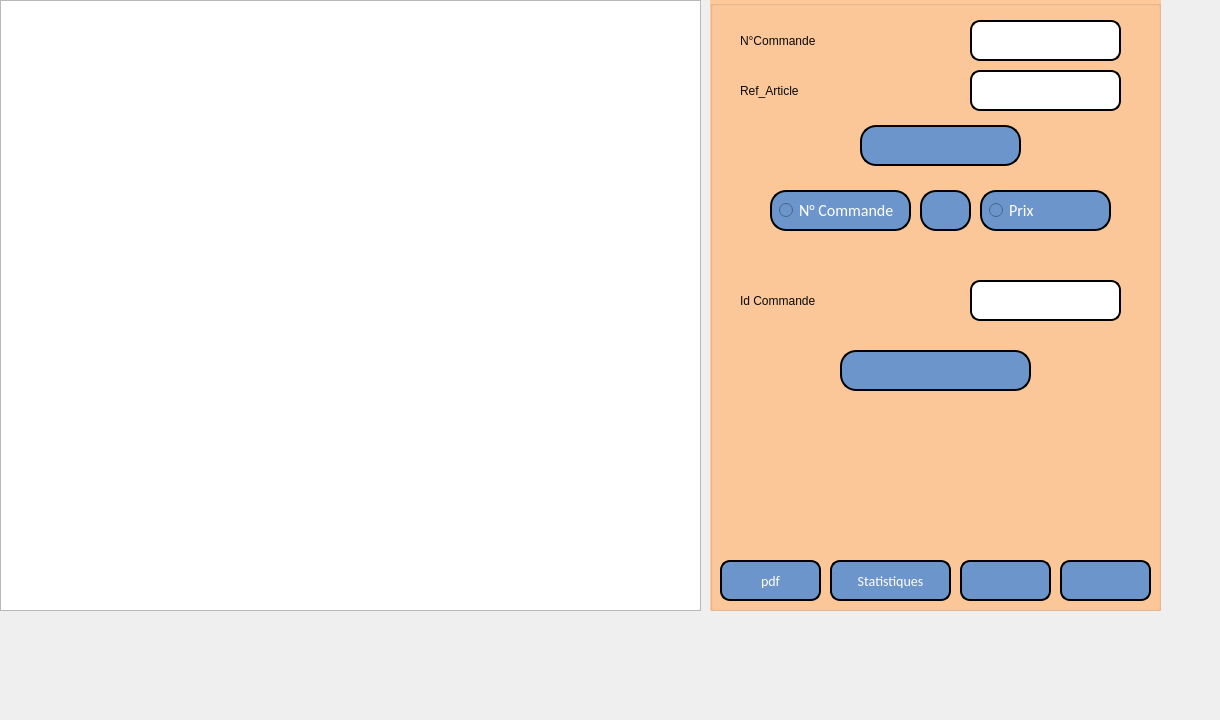
      <widget class="QWidget" name="tab_8">
       <attribute name="title">
        <string>Gestion des  livraisons</string>
       </attribute>
       <widget class="QLabel" name="label_99">
        <property name="geometry">
         <rect>
          <x>-20</x>
          <y>-30</y>
          <width>1211</width>
          <height>711</height>
         </rect>
        </property>
        <property name="text">
         <string/>
        </property>
        <property name="pixmap">
         <pixmap resource="resource.qrc">:/image/wt.jpg</pixmap>
        </property>
       </widget>
       <widget class="QTableView" name="tableView">
        <property name="geometry">
         <rect>
          <x>0</x>
          <y>0</y>
          <width>701</width>
          <height>611</height>
         </rect>
        </property>
       </widget>
       <widget class="QGroupBox" name="groupBox_18">
        <property name="geometry">
         <rect>
          <x>710</x>
          <y>0</y>
          <width>451</width>
          <height>611</height>
         </rect>
        </property>
        <property name="palette">
         <palette>
          <active>
           <colorrole role="WindowText">
            <brush brushstyle="SolidPattern">
             <color alpha="255">
              <red>8</red>
              <green>8</green>
              <blue>8</blue>
             </color>
            </brush>
           </colorrole>
           <colorrole role="Button">
            <brush brushstyle="SolidPattern">
             <color alpha="255">
              <red>255</red>
              <green>201</green>
              <blue>154</blue>
             </color>
            </brush>
           </colorrole>
           <colorrole role="Light">
            <brush brushstyle="SolidPattern">
             <color alpha="255">
              <red>255</red>
              <green>255</green>
              <blue>255</blue>
             </color>
            </brush>
           </colorrole>
           <colorrole role="Midlight">
            <brush brushstyle="SolidPattern">
             <color alpha="255">
              <red>255</red>
              <green>228</green>
              <blue>204</blue>
             </color>
            </brush>
           </colorrole>
           <colorrole role="Dark">
            <brush brushstyle="SolidPattern">
             <color alpha="255">
              <red>127</red>
              <green>100</green>
              <blue>77</blue>
             </color>
            </brush>
           </colorrole>
           <colorrole role="Mid">
            <brush brushstyle="SolidPattern">
             <color alpha="255">
              <red>170</red>
              <green>134</green>
              <blue>103</blue>
             </color>
            </brush>
           </colorrole>
           <colorrole role="Text">
            <brush brushstyle="SolidPattern">
             <color alpha="255">
              <red>8</red>
              <green>8</green>
              <blue>8</blue>
             </color>
            </brush>
           </colorrole>
           <colorrole role="BrightText">
            <brush brushstyle="SolidPattern">
             <color alpha="255">
              <red>255</red>
              <green>255</green>
              <blue>255</blue>
             </color>
            </brush>
           </colorrole>
           <colorrole role="ButtonText">
            <brush brushstyle="SolidPattern">
             <color alpha="255">
              <red>8</red>
              <green>8</green>
              <blue>8</blue>
             </color>
            </brush>
           </colorrole>
           <colorrole role="Base">
            <brush brushstyle="SolidPattern">
             <color alpha="255">
              <red>255</red>
              <green>255</green>
              <blue>255</blue>
             </color>
            </brush>
           </colorrole>
           <colorrole role="Window">
            <brush brushstyle="SolidPattern">
             <color alpha="255">
              <red>255</red>
              <green>201</green>
              <blue>154</blue>
             </color>
            </brush>
           </colorrole>
           <colorrole role="Shadow">
            <brush brushstyle="SolidPattern">
             <color alpha="255">
              <red>0</red>
              <green>0</green>
              <blue>0</blue>
             </color>
            </brush>
           </colorrole>
           <colorrole role="AlternateBase">
            <brush brushstyle="SolidPattern">
             <color alpha="255">
              <red>255</red>
              <green>228</green>
              <blue>204</blue>
             </color>
            </brush>
           </colorrole>
           <colorrole role="ToolTipBase">
            <brush brushstyle="SolidPattern">
             <color alpha="255">
              <red>255</red>
              <green>255</green>
              <blue>220</blue>
             </color>
            </brush>
           </colorrole>
           <colorrole role="ToolTipText">
            <brush brushstyle="SolidPattern">
             <color alpha="255">
              <red>0</red>
              <green>0</green>
              <blue>0</blue>
             </color>
            </brush>
           </colorrole>
           <colorrole role="PlaceholderText">
            <brush brushstyle="SolidPattern">
             <color alpha="128">
              <red>0</red>
              <green>0</green>
              <blue>0</blue>
             </color>
            </brush>
           </colorrole>
          </active>
          <inactive>
           <colorrole role="WindowText">
            <brush brushstyle="SolidPattern">
             <color alpha="255">
              <red>8</red>
              <green>8</green>
              <blue>8</blue>
             </color>
            </brush>
           </colorrole>
           <colorrole role="Button">
            <brush brushstyle="SolidPattern">
             <color alpha="255">
              <red>255</red>
              <green>201</green>
              <blue>154</blue>
             </color>
            </brush>
           </colorrole>
           <colorrole role="Light">
            <brush brushstyle="SolidPattern">
             <color alpha="255">
              <red>255</red>
              <green>255</green>
              <blue>255</blue>
             </color>
            </brush>
           </colorrole>
           <colorrole role="Midlight">
            <brush brushstyle="SolidPattern">
             <color alpha="255">
              <red>255</red>
              <green>228</green>
              <blue>204</blue>
             </color>
            </brush>
           </colorrole>
           <colorrole role="Dark">
            <brush brushstyle="SolidPattern">
             <color alpha="255">
              <red>127</red>
              <green>100</green>
              <blue>77</blue>
             </color>
            </brush>
           </colorrole>
           <colorrole role="Mid">
            <brush brushstyle="SolidPattern">
             <color alpha="255">
              <red>170</red>
              <green>134</green>
              <blue>103</blue>
             </color>
            </brush>
           </colorrole>
           <colorrole role="Text">
            <brush brushstyle="SolidPattern">
             <color alpha="255">
              <red>8</red>
              <green>8</green>
              <blue>8</blue>
             </color>
            </brush>
           </colorrole>
           <colorrole role="BrightText">
            <brush brushstyle="SolidPattern">
             <color alpha="255">
              <red>255</red>
              <green>255</green>
              <blue>255</blue>
             </color>
            </brush>
           </colorrole>
           <colorrole role="ButtonText">
            <brush brushstyle="SolidPattern">
             <color alpha="255">
              <red>8</red>
              <green>8</green>
              <blue>8</blue>
             </color>
            </brush>
           </colorrole>
           <colorrole role="Base">
            <brush brushstyle="SolidPattern">
             <color alpha="255">
              <red>255</red>
              <green>255</green>
              <blue>255</blue>
             </color>
            </brush>
           </colorrole>
           <colorrole role="Window">
            <brush brushstyle="SolidPattern">
             <color alpha="255">
              <red>255</red>
              <green>201</green>
              <blue>154</blue>
             </color>
            </brush>
           </colorrole>
           <colorrole role="Shadow">
            <brush brushstyle="SolidPattern">
             <color alpha="255">
              <red>0</red>
              <green>0</green>
              <blue>0</blue>
             </color>
            </brush>
           </colorrole>
           <colorrole role="AlternateBase">
            <brush brushstyle="SolidPattern">
             <color alpha="255">
              <red>255</red>
              <green>228</green>
              <blue>204</blue>
             </color>
            </brush>
           </colorrole>
           <colorrole role="ToolTipBase">
            <brush brushstyle="SolidPattern">
             <color alpha="255">
              <red>255</red>
              <green>255</green>
              <blue>220</blue>
             </color>
            </brush>
           </colorrole>
           <colorrole role="ToolTipText">
            <brush brushstyle="SolidPattern">
             <color alpha="255">
              <red>0</red>
              <green>0</green>
              <blue>0</blue>
             </color>
            </brush>
           </colorrole>
           <colorrole role="PlaceholderText">
            <brush brushstyle="SolidPattern">
             <color alpha="128">
              <red>0</red>
              <green>0</green>
              <blue>0</blue>
             </color>
            </brush>
           </colorrole>
          </inactive>
          <disabled>
           <colorrole role="WindowText">
            <brush brushstyle="SolidPattern">
             <color alpha="255">
              <red>8</red>
              <green>8</green>
              <blue>8</blue>
             </color>
            </brush>
           </colorrole>
           <colorrole role="Button">
            <brush brushstyle="SolidPattern">
             <color alpha="255">
              <red>255</red>
              <green>201</green>
              <blue>154</blue>
             </color>
            </brush>
           </colorrole>
           <colorrole role="Light">
            <brush brushstyle="SolidPattern">
             <color alpha="255">
              <red>255</red>
              <green>255</green>
              <blue>255</blue>
             </color>
            </brush>
           </colorrole>
           <colorrole role="Midlight">
            <brush brushstyle="SolidPattern">
             <color alpha="255">
              <red>255</red>
              <green>228</green>
              <blue>204</blue>
             </color>
            </brush>
           </colorrole>
           <colorrole role="Dark">
            <brush brushstyle="SolidPattern">
             <color alpha="255">
              <red>127</red>
              <green>100</green>
              <blue>77</blue>
             </color>
            </brush>
           </colorrole>
           <colorrole role="Mid">
            <brush brushstyle="SolidPattern">
             <color alpha="255">
              <red>170</red>
              <green>134</green>
              <blue>103</blue>
             </color>
            </brush>
           </colorrole>
           <colorrole role="Text">
            <brush brushstyle="SolidPattern">
             <color alpha="255">
              <red>8</red>
              <green>8</green>
              <blue>8</blue>
             </color>
            </brush>
           </colorrole>
           <colorrole role="BrightText">
            <brush brushstyle="SolidPattern">
             <color alpha="255">
              <red>255</red>
              <green>255</green>
              <blue>255</blue>
             </color>
            </brush>
           </colorrole>
           <colorrole role="ButtonText">
            <brush brushstyle="SolidPattern">
             <color alpha="255">
              <red>8</red>
              <green>8</green>
              <blue>8</blue>
             </color>
            </brush>
           </colorrole>
           <colorrole role="Base">
            <brush brushstyle="SolidPattern">
             <color alpha="255">
              <red>255</red>
              <green>201</green>
              <blue>154</blue>
             </color>
            </brush>
           </colorrole>
           <colorrole role="Window">
            <brush brushstyle="SolidPattern">
             <color alpha="255">
              <red>255</red>
              <green>201</green>
              <blue>154</blue>
             </color>
            </brush>
           </colorrole>
           <colorrole role="Shadow">
            <brush brushstyle="SolidPattern">
             <color alpha="255">
              <red>0</red>
              <green>0</green>
              <blue>0</blue>
             </color>
            </brush>
           </colorrole>
           <colorrole role="AlternateBase">
            <brush brushstyle="SolidPattern">
             <color alpha="255">
              <red>255</red>
              <green>201</green>
              <blue>154</blue>
             </color>
            </brush>
           </colorrole>
           <colorrole role="ToolTipBase">
            <brush brushstyle="SolidPattern">
             <color alpha="255">
              <red>255</red>
              <green>255</green>
              <blue>220</blue>
             </color>
            </brush>
           </colorrole>
           <colorrole role="ToolTipText">
            <brush brushstyle="SolidPattern">
             <color alpha="255">
              <red>0</red>
              <green>0</green>
              <blue>0</blue>
             </color>
            </brush>
           </colorrole>
           <colorrole role="PlaceholderText">
            <brush brushstyle="SolidPattern">
             <color alpha="128">
              <red>0</red>
              <green>0</green>
              <blue>0</blue>
             </color>
            </brush>
           </colorrole>
          </disabled>
         </palette>
        </property>
        <property name="autoFillBackground">
         <bool>true</bool>
        </property>
        <property name="styleSheet">
         <string notr="true">font: 75 20pt &quot;Script MT Bold&quot;;
color:#080808</string>
        </property>
        <property name="title">
         <string/>
        </property>
        <widget class="QLabel" name="label_106">
         <property name="geometry">
          <rect>
           <x>30</x>
           <y>15</y>
           <width>201</width>
           <height>51</height>
          </rect>
         </property>
         <property name="text">
          <string>N°Commande</string>
         </property>
        </widget>
        <widget class="QRadioButton" name="radioButton_2">
         <property name="geometry">
          <rect>
           <x>270</x>
           <y>190</y>
           <width>131</width>
           <height>41</height>
          </rect>
         </property>
         <property name="styleSheet">
          <string notr="true"> border: 2px solid black;
border-radius: 10px;
  color: white;
  padding: 7px;
  text-align: center;
  
font-family:calibri;
  display: inline-block;
  font-size: 16px;
 
  border-radius : 16px;
background-color:rgb(108, 149, 203)</string>
         </property>
         <property name="text">
          <string>Prix</string>
         </property>
        </widget>
        <widget class="QLineEdit" name="nc">
         <property name="geometry">
          <rect>
           <x>260</x>
           <y>70</y>
           <width>151</width>
           <height>41</height>
          </rect>
         </property>
         <property name="styleSheet">
          <string notr="true">border: 2px solid black;
border-radius: 10px;</string>
         </property>
        </widget>
        <widget class="QRadioButton" name="radioButton">
         <property name="geometry">
          <rect>
           <x>60</x>
           <y>190</y>
           <width>141</width>
           <height>41</height>
          </rect>
         </property>
         <property name="styleSheet">
          <string notr="true"> border: 2px solid black;
border-radius: 10px;
  color: white;
  padding: 7px;
  text-align: center;
  
font-family:calibri;
  display: inline-block;
  font-size: 16px;
 
  border-radius : 16px;
background-color:rgb(108, 149, 203)</string>
         </property>
         <property name="text">
          <string>N° Commande</string>
         </property>
        </widget>
        <widget class="QLineEdit" name="ra">
         <property name="geometry">
          <rect>
           <x>260</x>
           <y>20</y>
           <width>151</width>
           <height>41</height>
          </rect>
         </property>
         <property name="styleSheet">
          <string notr="true">border: 2px solid black;
border-radius: 10px;</string>
         </property>
        </widget>
        <widget class="QLabel" name="label_107">
         <property name="geometry">
          <rect>
           <x>30</x>
           <y>60</y>
           <width>191</width>
           <height>61</height>
          </rect>
         </property>
         <property name="text">
          <string>Ref_Article</string>
         </property>
        </widget>
        <widget class="QPushButton" name="supprimer_5">
         <property name="geometry">
          <rect>
           <x>130</x>
           <y>350</y>
           <width>191</width>
           <height>41</height>
          </rect>
         </property>
         <property name="styleSheet">
          <string notr="true"> border: 2px solid black;
border-radius: 10px;
  color: white;
  padding: 20px;
  text-align: center;
  
font-family:calibri;
  display: inline-block;
  font-size: 16px;
 
  border-radius : 16px;
background-color:rgb(108, 149, 203)</string>
         </property>
         <property name="text">
          <string/>
         </property>
         <property name="icon">
          <iconset resource="resource.qrc">
           <normaloff>:/image/icons8-delete-64.png</normaloff>:/image/icons8-delete-64.png</iconset>
         </property>
         <property name="iconSize">
          <size>
           <width>40</width>
           <height>40</height>
          </size>
         </property>
        </widget>
        <widget class="QLabel" name="label_105">
         <property name="geometry">
          <rect>
           <x>30</x>
           <y>280</y>
           <width>201</width>
           <height>41</height>
          </rect>
         </property>
         <property name="text">
          <string>Id Commande</string>
         </property>
        </widget>
        <widget class="QLineEdit" name="num_sup_5">
         <property name="geometry">
          <rect>
           <x>260</x>
           <y>280</y>
           <width>151</width>
           <height>41</height>
          </rect>
         </property>
         <property name="styleSheet">
          <string notr="true">border: 2px solid black;
border-radius: 10px;</string>
         </property>
        </widget>
        <widget class="QPushButton" name="recherche_button_3">
         <property name="geometry">
          <rect>
           <x>150</x>
           <y>125</y>
           <width>161</width>
           <height>41</height>
          </rect>
         </property>
         <property name="font">
          <font>
           <family>calibri</family>
           <pointsize>-1</pointsize>
           <weight>9</weight>
           <italic>false</italic>
           <bold>false</bold>
          </font>
         </property>
         <property name="autoFillBackground">
          <bool>false</bool>
         </property>
         <property name="styleSheet">
          <string notr="true"> border: 2px solid black;
border-radius: 10px;
  color: white;
  padding: 7px;
  text-align: center;
  
font-family:calibri;
  display: inline-block;
  font-size: 16px;
 
  border-radius : 16px;
background-color:rgb(108, 149, 203)</string>
         </property>
         <property name="text">
          <string/>
         </property>
         <property name="icon">
          <iconset resource="resource.qrc">
           <normaloff>:/image/icons8-search-64 (2).png</normaloff>:/image/icons8-search-64 (2).png</iconset>
         </property>
         <property name="iconSize">
          <size>
           <width>22</width>
           <height>22</height>
          </size>
         </property>
        </widget>
        <widget class="QPushButton" name="Atualiser">
         <property name="geometry">
          <rect>
           <x>210</x>
           <y>190</y>
           <width>51</width>
           <height>41</height>
          </rect>
         </property>
         <property name="styleSheet">
          <string notr="true"> border: 2px solid black;
border-radius: 10px;
  color: white;
  padding: 7px;
  text-align: center;
  
font-family:calibri;
  display: inline-block;
  font-size: 16px;
 
  border-radius : 16px;
background-color:rgb(108, 149, 203)</string>
         </property>
         <property name="text">
          <string/>
         </property>
         <property name="icon">
          <iconset resource="resource.qrc">
           <normaloff>:/image/icons8-synchronize-48.png</normaloff>:/image/icons8-synchronize-48.png</iconset>
         </property>
         <property name="iconSize">
          <size>
           <width>30</width>
           <height>30</height>
          </size>
         </property>
        </widget>
        <widget class="QPushButton" name="pdf">
         <property name="geometry">
          <rect>
           <x>10</x>
           <y>560</y>
           <width>101</width>
           <height>41</height>
          </rect>
         </property>
         <property name="styleSheet">
          <string notr="true"> border: 2px solid black;
border-radius: 10px;
  color: white;
  padding: 8px;
  text-align: center;
  
font-family:calibri;
  display: inline-block;
  font-size: 14px;
 
  border-radius : 10px;
background-color:rgb(108, 149, 203)</string>
         </property>
         <property name="text">
          <string>pdf</string>
         </property>
         <property name="icon">
          <iconset resource="resource.qrc">
           <normaloff>:/image/icons8-pdf-50.png</normaloff>:/image/icons8-pdf-50.png</iconset>
         </property>
        </widget>
        <widget class="QPushButton" name="Statistiques_3">
         <property name="geometry">
          <rect>
           <x>120</x>
           <y>560</y>
           <width>121</width>
           <height>41</height>
          </rect>
         </property>
         <property name="styleSheet">
          <string notr="true"> border: 2px solid black;
border-radius: 10px;
  color: white;
  padding: 8px;
  text-align: center;
  
font-family:calibri;
  display: inline-block;
  font-size: 14px;
 
  border-radius : 10px;
background-color:rgb(108, 149, 203)</string>
         </property>
         <property name="text">
          <string>Statistiques</string>
         </property>
         <property name="icon">
          <iconset resource="resource.qrc">
           <normaloff>:/image/icons8-pie-chart-report-50.png</normaloff>:/image/icons8-pie-chart-report-50.png</iconset>
         </property>
         <property name="iconSize">
          <size>
           <width>30</width>
           <height>30</height>
          </size>
         </property>
        </widget>
        <widget class="QPushButton" name="quitter_12">
         <property name="geometry">
          <rect>
           <x>350</x>
           <y>560</y>
           <width>91</width>
           <height>41</height>
          </rect>
         </property>
         <property name="styleSheet">
          <string notr="true"> border: 2px solid black;
border-radius: 10px;
  color: white;
  padding: 8px;
  text-align: center;
  
font-family:calibri;
  display: inline-block;
  font-size: 14px;
 
  border-radius : 10px;
background-color:rgb(108, 149, 203)</string>
         </property>
         <property name="text">
          <string/>
         </property>
         <property name="icon">
          <iconset resource="resource.qrc">
           <normaloff>:/image/icons8-log-out-64.png</normaloff>:/image/icons8-log-out-64.png</iconset>
         </property>
         <property name="iconSize">
          <size>
           <width>30</width>
           <height>30</height>
          </size>
         </property>
        </widget>
        <widget class="QPushButton" name="home">
         <property name="geometry">
          <rect>
           <x>250</x>
           <y>560</y>
           <width>91</width>
           <height>41</height>
          </rect>
         </property>
         <property name="styleSheet">
          <string notr="true"> border: 2px solid black;
border-radius: 10px;
  color: white;
  padding: 8px;
  text-align: center;
  
font-family:calibri;
  display: inline-block;
  font-size: 14px;
 
  border-radius : 10px;
background-color:rgb(108, 149, 203)</string>
         </property>
         <property name="text">
          <string/>
         </property>
         <property name="icon">
          <iconset resource="resource.qrc">
           <normaloff>:/image/icons8-accueil-50.png</normaloff>:/image/icons8-accueil-50.png</iconset>
         </property>
         <property name="iconSize">
          <size>
           <width>30</width>
           <height>30</height>
          </size>
         </property>
        </widget>
       </widget>
      </widget>
